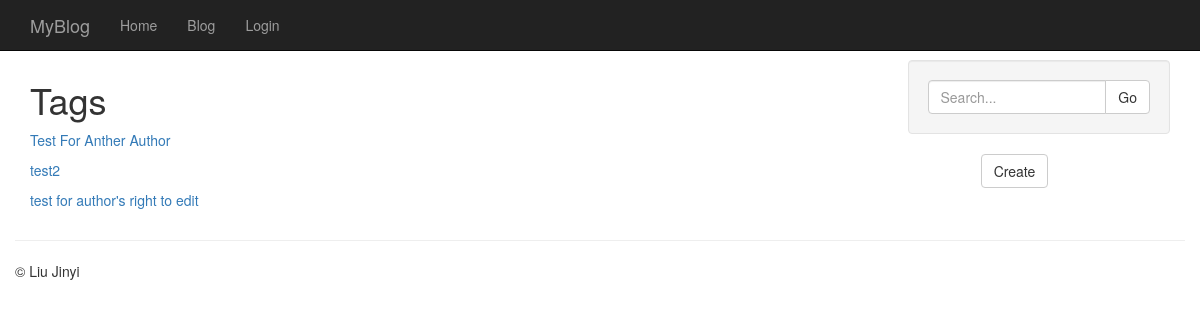
The app's page /entries/tags/test with its own data.
### models.py (models this page shows, shortened)
class Entry(db.Model):
	STATUS_PUBLIC = 0
	STATUS_DRAFT = 1
	STATUS_DELETED = 2
	id = db.Column(db.Integer, primary_key=True)
	title = db.Column(db.String(100))
	slug = db.Column(db.String(100), unique=True)
	body = db.Column(db.Text)
	status = db.Column(db.SmallInteger, default=STATUS_PUBLIC)
	created_timestamp = db.Column(db.DateTime, default=datetime.
	datetime.now)
	modified_timestamp = db.Column(
		db.DateTime,
		default=datetime.datetime.now,
		onupdate=datetime.datetime.now)
	author_id = db.Column(db.Integer, db.ForeignKey('user.id'))
	tags = db.relationship('Tag', secondary=entry_tags,
		backref=db.backref('entries', lazy='dynamic'))

### entries/blueprint.py (the view)
@entries.route('/tags/<slug>')
def tag_detail(slug):
	tag = Tag.query.filter(Tag.slug == slug).first_or_404()
	entries = tag.entries.order_by(Entry.created_timestamp.desc())
	return object_list('entries/tag_detail.html', entries, tag=tag)

### app.py (called while the page is built)
@app.before_request
def _before_request():
	g.user = current_user

### helpers.py (called while the page is built)
def object_list(template_name, query, paginate_by=20, **context):
	page = request.args.get('page')
	if page and page.isdigit():
		page = int(page)
	else:
		page = 1
	object_list = query.paginate(page, paginate_by)
	return render_template(template_name, object_list=object_list,
		**context)

### entries/templates/entries/tag_detail.html (shortened to what this page needs)
{% extends "entries/base_entries.html" %}
{% block content_title %}Tags{% endblock %}

### templates/includes/list.html
{% for entry in object_list.items %}
	<p><a href="{{ url_for('entries.detail', slug=entry.slug)}}">{{ entry.title }}</a></p>
{% endfor %}

### templates/base.html (style rules this page uses)
body { padding-top: 60px; }

### records on screen
Entry: title "Test For Anther Author"
Entry: title "test2"
Entry: title "test for author's right to edit"
